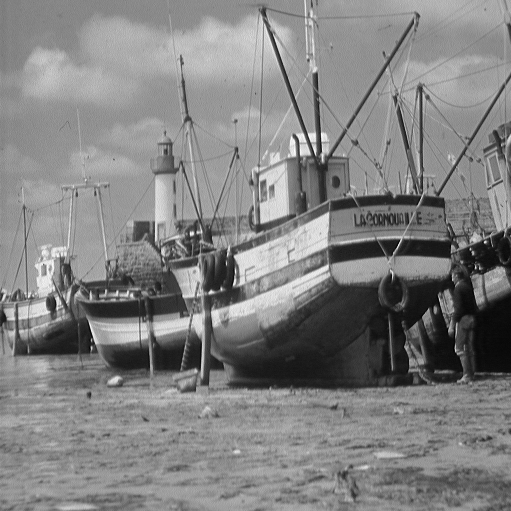
#> input picture Prácticas/practica5/images/boat.511.tiff, 511 x 511 px, found by its file name
$ python ejercicio03.py
#> lines starting #> are read from the running program, lines starting #| are printed output that depends on the picture
# Objetivo:
# - Teorema de la convolución


import skimage as ski
import matplotlib.pyplot as plt
import numpy as np
import scipy
import scipy.fft as fft

MASK_SIZE = 31
MASK_SIZE_2 = 5
STD_DEV = 5

imagen = ski.io.imread("Prácticas/practica5/images/boat.511.tiff")
#> imagen is the input picture: shape (511, 511); min 0, max 255, mean 129.7
imagen = ski.util.img_as_float(imagen)

### MÁSCARAS GAUSSIANAS ###

# Hacemos una máscara de convolución de un filtro gaussiano
vector = scipy.signal.windows.gaussian(MASK_SIZE, STD_DEV)
vector /= np.sum(vector)  # Máscara normalizada
vectorH = vector.reshape(1, MASK_SIZE)
vectorV = vector.reshape(MASK_SIZE, 1)

mascara = vectorV @ vectorH
res_convol = scipy.ndimage.convolve(imagen, mascara, mode="wrap")
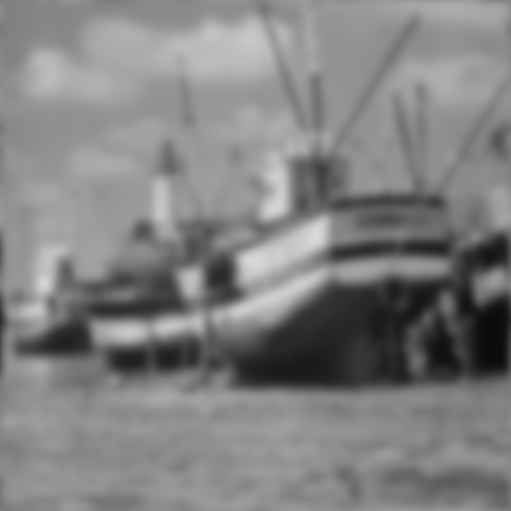
#> res_convol: shape (511, 511) float64; min 0.0416, max 0.848, mean 0.509
# Ampliamos la máscara con ceros para que tenga el mismo tamaño que la imagen
mascara_centrada = np.zeros(imagen.shape)
fila_i = imagen.shape[0] // 2 - MASK_SIZE // 2
#> fila_i = 240
col_i = imagen.shape[1] // 2 - MASK_SIZE // 2
#> col_i = 240
mascara_centrada[fila_i:fila_i + MASK_SIZE, col_i:col_i + MASK_SIZE] = mascara

# Gaussiana 5x5 , std=5
vector = scipy.signal.windows.gaussian(MASK_SIZE_2, STD_DEV)
vector /= np.sum(vector)  # Máscara normalizada
vectorH = vector.reshape(1, MASK_SIZE_2)
vectorV = vector.reshape(MASK_SIZE_2, 1)

mascara_2 = vectorV @ vectorH
res_convol = scipy.ndimage.convolve(imagen, mascara_2, mode="wrap")
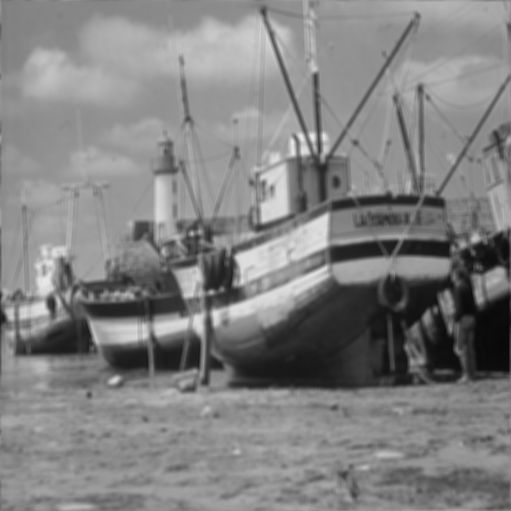
#> res_convol: shape (511, 511) float64; min 0.0356, max 0.927, mean 0.509
# Ampliamos la máscara con ceros para que tenga el mismo tamaño que la imagen
mascara_2_centrada = np.zeros(imagen.shape)
fila_i = imagen.shape[0] // 2 - MASK_SIZE_2 // 2
#> fila_i = 253
col_i = imagen.shape[1] // 2 - MASK_SIZE_2 // 2
#> col_i = 253
mascara_2_centrada[fila_i:fila_i + MASK_SIZE_2, col_i:col_i + MASK_SIZE_2] = mascara_2

### SACAMOS LAS FILAS ###
fila_255_mascara = mascara_centrada[255, :]
fila_255_mascara_2 = mascara_2_centrada[255, :]
segmento_mascara = fila_255_mascara[240:270]
segmento_mascara_2 = fila_255_mascara_2[240:270]

# Graficar los segmentos
plt.plot(segmento_mascara, color='red', label='Mascara 31x31 (Ejercicio 1)')
plt.plot(segmento_mascara_2, color='blue', label='Mascara 5x5 (Ejercicio 2)')

# Añadir etiquetas y leyenda
plt.xlabel('Índice')
plt.ylabel('Valor')
plt.title('Comparación de las filas centrales de las máscaras gaussianas')
plt.legend()

# Mostrar la gráfica
plt.show()
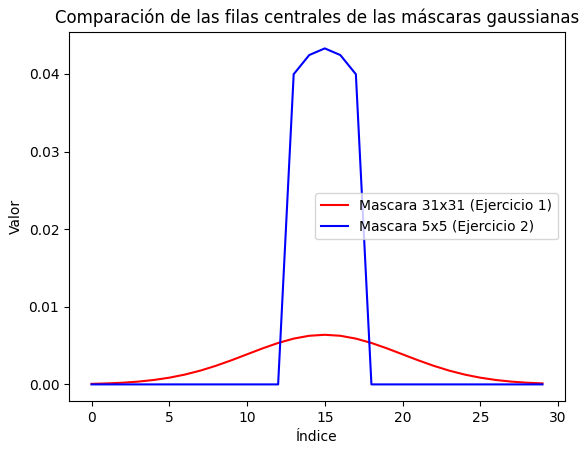
#> figure drawn by matplotlib, 1 panel; curve peaks at x = 15, y = 0.00639; curve peaks at x = 15, y = 0.0433

fig, axs = plt.subplots(1, 3, layout="constrained")
axs[0].imshow(imagen, cmap=plt.cm.gray)
axs[0].set_title("Imagen original")
axs[1].imshow(mascara_centrada, cmap=plt.cm.gray)
axs[1].set_title("Gaussiana 31x31, std=5")
axs[2].imshow(mascara_2_centrada, cmap=plt.cm.gray)
axs[2].set_title("Gaussiana 5x5, std=5")

for a in axs.ravel():
    a.set_axis_off()
plt.show()
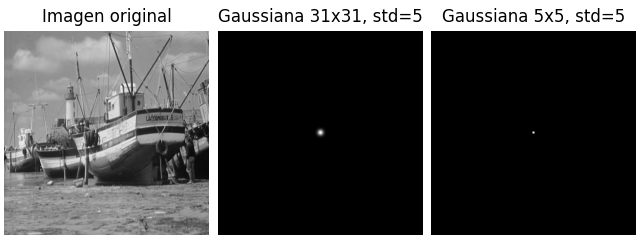
#> figure drawn by matplotlib, 3 panels
